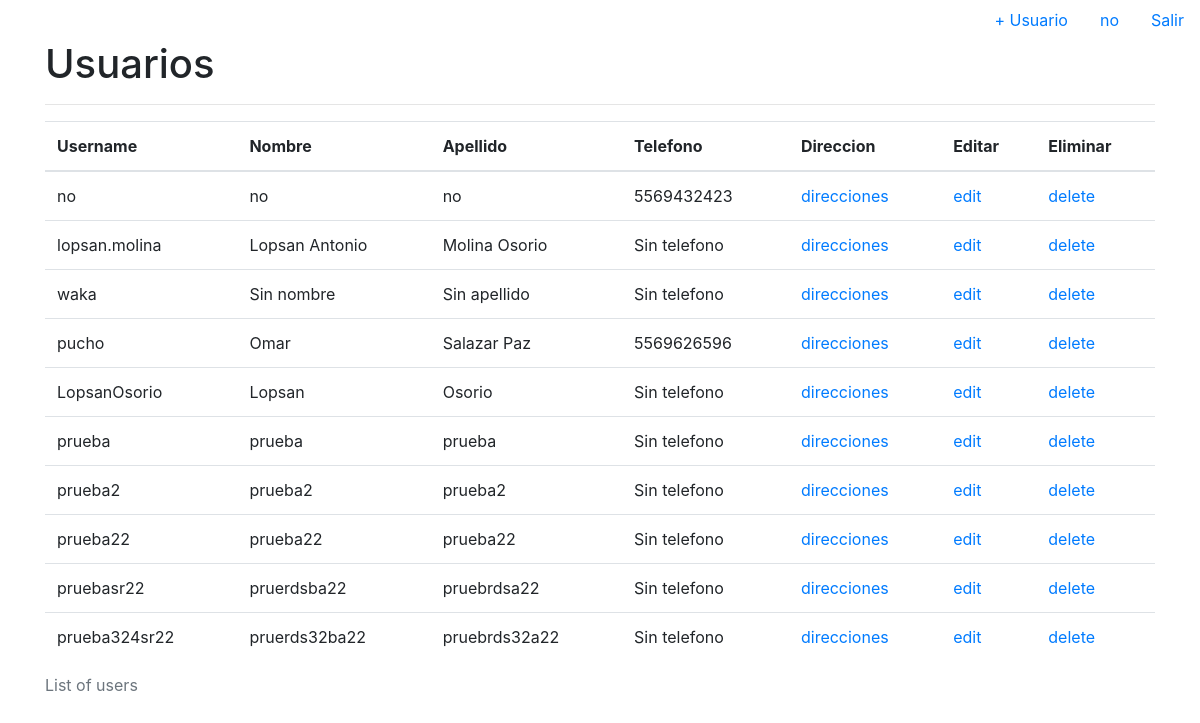
The app's page / (signed in) with its own data.
### apps/users/models.py (models this page shows, shortened)
class Client(models.Model):
    user = models.OneToOneField(
        User,
        verbose_name='Usuario',
        null=False,
        blank=True,
        on_delete=models.CASCADE
    )
    addresses = models.ManyToManyField(Address, blank=True)
    phone = models.CharField(
        verbose_name='Telefono',
        max_length=13,
        blank=True,
        null=True
    )
    class Meta:
        verbose_name = 'Usuario'
        verbose_name_plural = 'Usuarios'

### apps/users/views.py (the view, shortened to what this page needs)
# urls.py: path('', Home.as_view()),
class Home(View):
    def get(self, request):
        template_name = 'home.html'
        users = Client.objects.all()
        context = {
            'users': users
        }
        return render(request, template_name, context)

### templates/home.html
{% extends "base.html" %}
{% block content %}
    <div class="container">
        <h1>
            Usuarios
        </h1>
        <hr>
        <div class="row">
            <div class="col-md-12 personal-info">
                {% if user.is_authenticated %}
                    <table class="table">
                        <caption>List of users</caption>
                        <thead>
                        <tr>
                          <th scope="col">Username</th>
                          <th scope="col">Nombre</th>
                          <th scope="col">Apellido</th>
                          <th scope="col">Telefono</th>
                          <th scope="col">Direccion</th>
                          <th scope="col">Editar</th>
                          <th scope="col">Eliminar</th>
                        </tr>
                        </thead>
                        <tbody>
                        {% for u in users %}
                            <tr>
                                <td>{{u.user.username}}</td>
                                <td>
                                    {% if u.user.first_name %}
                                        {{u.user.first_name}}
                                    {% else %}
                                        Sin nombre
                                    {% endif %}
                                </td>
                                <td>
                                    {% if u.user.last_name %}
                                        {{u.user.last_name}}
                                    {% else %}
                                        Sin apellido
                                    {% endif %}
                                </td>
                                <td>
                                    {% if u.phone %}
                                        {{u.phone}}
                                    {% else %}
                                        Sin telefono
                                    {% endif %}
                                </td>
                                <td>
                                    <a href="{% url 'users:address_list' pk=u.id %}">direcciones</a>
                                </td>
                                <td>
                                    <a href="{% url 'users:edit' pk=u.id %}">edit</a>
                                </td>
                                <td>
                                    <a href="{% url 'users:delete' pk=u.id %}">delete</a>
                                </td>
                            </tr>
                        {% endfor %}
                        </tbody>
                    </table>
                {% endif %}
            </div>
        </div>
    </div>
{% endblock content %}

### templates/base.html (shortened to what this page needs)
<!doctype html>
<html lang="en">
  <head>
    <link rel="stylesheet" href="https://maxcdn.bootstrapcdn.com/bootstrap/4.0.0/css/bootstrap.min.css">
    <link href="https://maxcdn.bootstrapcdn.com/font-awesome/4.7.0/css/font-awesome.min.css" rel="stylesheet">
  </head>
  <body>
    <ul class="nav justify-content-end">
      <li class="nav-item">
        <a class="nav-link" href="/user/new/">+ Usuario</a>
      </li>
      <li class="nav-item">
        {% if user.is_authenticated %}
            <a class="nav-link" href="{% url 'users:edit' pk=user.client.id %}">{{user.username}}</a>
        {% else %}
            <a class="nav-link" href data-toggle="modal" data-target="#RegistroModal">Registrate</a>
        {% endif %}
      </li>
      <li class="nav-item">
        {% if user.is_authenticated %}
            <a href="/logout/" class="nav-link">Salir</a>
        {% else %}
            <a class="nav-link" href data-toggle="modal" data-target="#LoginModal">Login</a>
        {% endif %}
      </li>
    </ul>
    {% block content %}
    {% endblock content %}
  </body>
</html>

### records on screen
Client: user.username "no", user.first_name "no", user.last_name "no", phone "5569432423"
Client: user.username "lopsan.molina", user.first_name "Lopsan Antonio", user.last_name "Molina Osorio", shows "Sin telefono"
Client: user.username "waka", shows "Sin nombre", shows "Sin apellido", shows "Sin telefono"
Client: user.username "pucho", user.first_name "Omar", user.last_name "Salazar Paz", phone "5569626596"
Client: user.username "LopsanOsorio", user.first_name "Lopsan", user.last_name "Osorio", shows "Sin telefono"
Client: user.username "prueba", user.first_name "prueba", user.last_name "prueba", shows "Sin telefono"
Client: user.username "prueba2", user.first_name "prueba2", user.last_name "prueba2", shows "Sin telefono"
Client: user.username "prueba22", user.first_name "prueba22", user.last_name "prueba22", shows "Sin telefono"
Client: user.username "pruebasr22", user.first_name "pruerdsba22", user.last_name "pruebrdsa22", shows "Sin telefono"
Client: user.username "prueba324sr22", user.first_name "pruerds32ba22", user.last_name "pruebrds32a22", shows "Sin telefono"

### other values on screen
{{ user.username }} "no"
